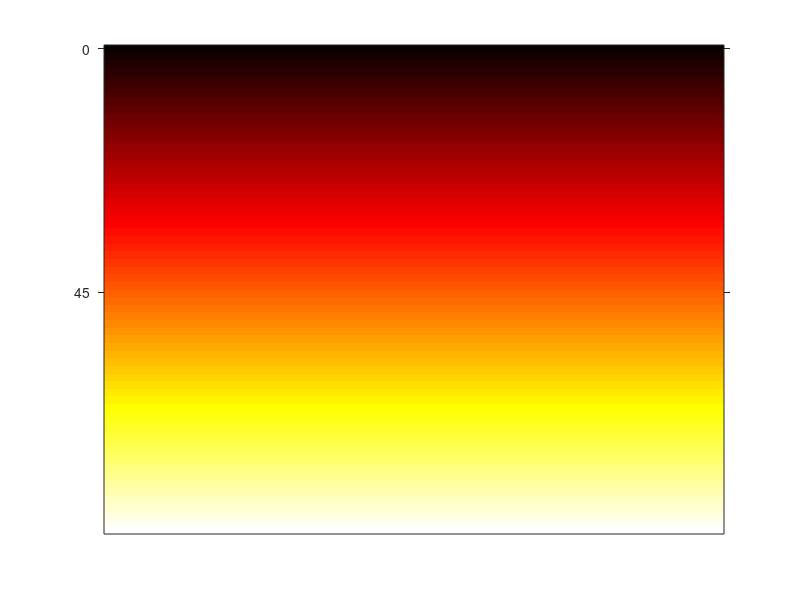

Write the MATLAB code that produced this figure.
%% Retinotopy
cycles = 2;

steps = 255 / 4 / cycles;   % steps from one colour to the next

% colour peaks
R = [1 0 0];
Y = [1 1 0];
G = [0 1 0];
B = [0 0 1];

% create the colour map
cmap = [];
for c = 1:cycles
    cmap = [cmap; linspace(R(1), Y(1), steps)', linspace(R(2), Y(2), steps)', linspace(R(3), Y(3), steps)'];
    cmap = [cmap; linspace(Y(1), G(1), steps)', linspace(Y(2), G(2), steps)', linspace(Y(3), G(3), steps)'];
    cmap = [cmap; linspace(G(1), B(1), steps)', linspace(G(2), B(2), steps)', linspace(G(3), B(3), steps)'];
    cmap = [cmap; linspace(B(1), R(1), steps)', linspace(B(2), R(2), steps)', linspace(B(3), R(3), steps)'];
end

img = repmat(cmap(:,1),1,100);
img(:,:,2) = repmat(cmap(:,2),1,100);
img(:,:,3) = repmat(cmap(:,3),1,100);

imagesc(img)

set(gca,'tickdir', 'out', ...
    'xtick', [], ...
    'xticklabel', [], ...
    'ytick', linspace(1,size(cmap(:,1),1),9), ...
    'yticklabel', linspace(0,360,9))

FileName = 'colortable-retinotopy-rgb.xml';

fid = fopen(FileName, 'w'); 

range = linspace(pi*-1, pi, size(cmap(:,1),1));

fprintf(fid, '<ColorMap name="retinotopy" space="RGB">\n');
fprintf(fid, '  <Point x="0" o="0" r="0.5" g="0.5" b="0.5"/>\n');
for i=1:size(cmap,1)
fprintf(fid, '  <Point x="%i" o="0.5" r="%f" g="%f" b="%f"/>\n', ...
    range(i), cmap(i,1), cmap(i,2), cmap(i,3));
end
fprintf(fid, '</ColorMap>');

fclose(fid);


%% MNI ROI
ROIs = {...
'Te10_L_MNI', 1, [1 0 0] ; ...
'Te11_L_MNI', 2, [1 0.2 0.2] ; ...
'Te12_L_MNI', 3, [1 0.4 0.4] ; ...
'TI1_L_MNI', 4, [1 0.6 0.6] ; ...

'hOC1_L_MNI', 11, [0 1 0] ; ...
'hOc2_L_MNI', 12, [0.2 1 0.2] ; ...
'hOc3d_L_MNI', 13, [0.4 1 0.4] ; ...
'hOc3v_L_MNI', 13.5, [0.4 1 0.4] ; ...
'hOc4d_L_MNI', 14, [0.6 1 0.6] ; ...
'hOc4v_L_MNI', 14.5, [0.6 1 0.6] ; ...
'hOc5_L_MNI', 15, [0.8 1 0.8] ; ...

'Te10_R_MNI', 101, [1 0 0] ; ...
'Te11_R_MNI', 102, [1 0.1 0.1] ; ...
'Te12_R_MNI', 103, [1 0.2 0.2] ; ...
'TI1_R_MNI', 104, [1 0.3 0.3] ; ...

'hOC1_R_MNI', 111, [0 1 0] ; ...
'hOc2_R_MNI', 112, [0.1 1 0.1] ; ...
'hOc3d_R_MNI', 113, [0.2 1 0.2] ; ...
'hOc3v_R_MNI', 113.5, [0.3 1 0.3] ; ...
'hOc4d_R_MNI', 114, [0.4 1 0.4] ; ...
'hOc4v_R_MNI', 114.5, [0.5 1 0.5] ; ...
'hOc5_R_MNI', 115, [0.6 1 0.6] ; ...
};

FileName = 'colortable-MNI_ROI-rgb.xml';

fid = fopen(FileName, 'w'); 

fprintf(fid, '<ColorMap name="MNI_ROI" space="RGB">\n');
fprintf(fid, '  <Point x="0" o="1" r="0.5" g="0.5" b="0.5"/>\n');
for i=1:size(ROIs,1)
fprintf(fid, '  <Point x="%i" o="1" r="%f" g="%f" b="%f"/>\n', ...
    ROIs{i,2}, ROIs{i,3}(1), ROIs{i,3}(2), ROIs{i,3}(3));
end
fprintf(fid, '</ColorMap>');

fclose(fid);


%% Heat map
A = colormap('hot')

img = repmat(A(:,1),1,100);
img(:,:,2) = repmat(A(:,2),1,100);
img(:,:,3) = repmat(A(:,3),1,100);

imagesc(img)

set(gca,'tickdir', 'out', ...
    'xtick', [], ...
    'xticklabel', [], ...
    'ytick', linspace(1,256,9), ...
    'yticklabel', linspace(0,360,9))

range = linspace(0, 4000, 256);

FileName = 'colortable-hot-rgb.xml';

fid = fopen(FileName, 'w'); 

fprintf(fid, '<ColorMap name="hot" space="RGB">\n');
% fprintf(fid, '  <Point x="0" o="1" r="0.5" g="0.5" b="0.5"/>\n');
for i=1:size(ROIs,1)
fprintf(fid, '  <Point x="%i" o="1" r="%f" g="%f" b="%f"/>\n', ...
    range(i), A(i,1),  A(i,2),  A(i,3));
end
fprintf(fid, '</ColorMap>');

fclose(fid);